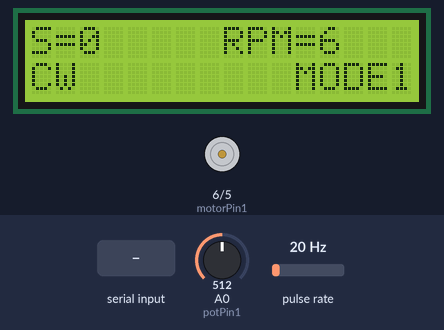
Simulated run of this sketch. Board: Arduino Uno, built with avr-gcc and run on an emulated ATmega328P. Shown: 16×2 character LCD, motor-driver pin pairs drawn as motors (green arrow = first pin HIGH = forward, orange = second pin HIGH = backward, longer = more drive). Wiring (inferred from the names in the program): pulse sensor: data pin 2. The test bench sets the inputs (shaded band); at power-on: A0 (potPin1) = 512, pulse rate 20 Hz. What the sketch prints to the serial monitor is not drawn.

Above: at 1.3 s.
1.4 s: A0 (potPin1) set to 493
At 3.2 s:
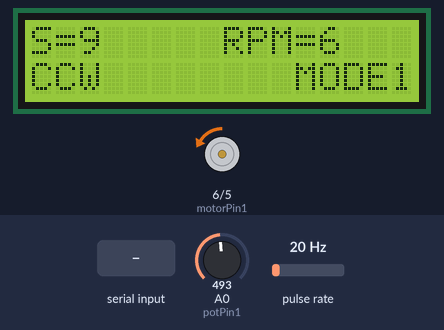
4.4 s: "STOP\n" received over Serial
At 4.8 s:
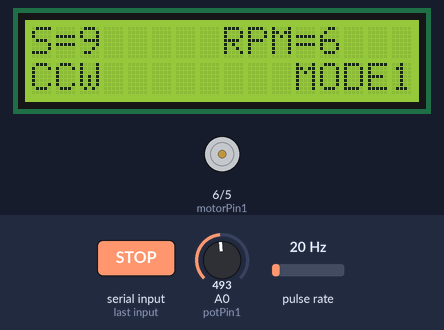
5.9 s: "START\n" received over Serial
At 6.07 s:
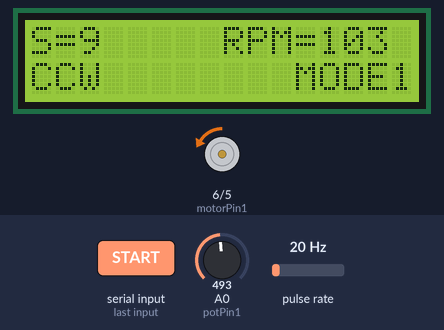
7.7 s: A0 (potPin1) set to 522
At 8.8 s:
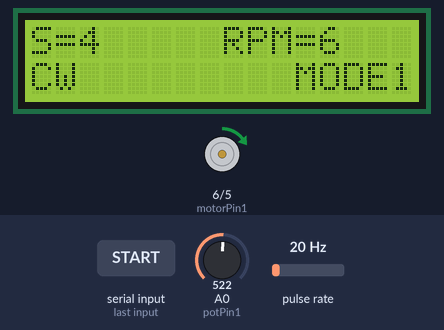
10.7 s: A0 (potPin1) set to 716
At 13.4 s:
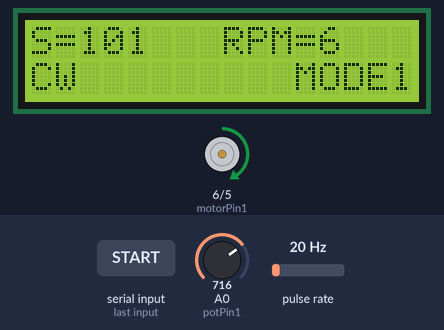
13.7 s: pulse rate (sensor on pin 2) set to 100 Hz
At 14.8 s:
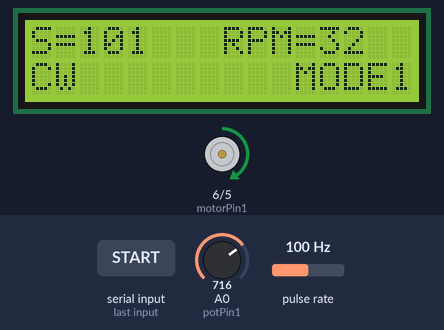
Timing chart, 0 to 16.7 s (numbered marks = the images above; inputs shaded):
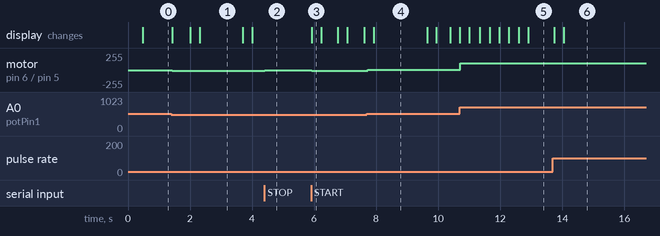

Measured:
- the behaviour switches between 512 and 511 on A0 (potPin1) (found by bisection; images 0 and 1)
- after the input at 1.4 s, motor on pin 6 (motorPin1) / pin 5 (motorPin2): stopped → backward 9/255 at once; the display: changes at once (image 1)
- after the input at 4.4 s, motor on pin 6 (motorPin1) / pin 5 (motorPin2): backward 9/255 → stopped at once
- after the input at 5.9 s, motor on pin 6 (motorPin1) / pin 5 (motorPin2): stopped → backward 9/255 at once; the display: changes at once (image 3)
- after the input at 7.7 s, motor on pin 6 (motorPin1) / pin 5 (motorPin2): backward 9/255 → forward 4/255 at once; the display: changes after 0.22 s (image 4)
- after the input at 10.7 s, motor on pin 6 (motorPin1) / pin 5 (motorPin2): forward 4/255 → forward 101/255 at once

The sketch:

sketch_jun13a.ino
```cpp
#include <LiquidCrystal_I2C.h>

LiquidCrystal_I2C lcd(0x27, 16, 2);

//***********************************
//  Qosay Rida - 1211553
//  Mohammed Abed Alkareem - 1210708
//  Ahmad Hamdan - 1210241
//  Mohammad Fareed - 1212387
//***********************************


// Pin definitions
const byte motorPin1 = 6;
const byte motorPin2 = 5;
const byte sensorPin1 = 2;
const byte sensorPin2 = 3;
const byte potPin1 = A0;

const float encoderValue = 6.2;
const int threshold = 512;

// Variables
byte motorDirection1 = 0;
bool motorStatus1 = false;
float targetSpeed1 = 0;
volatile long sensorCount1 = 0;
float rpm1 = 0;
float speedError;
long previousTime1 = 0;
bool motorRunning = true; // Variable to keep track of motor state
byte mode = 1; // 1: MODE1, 2: MODE2

// Function declarations
void sensorInterrupt1();
void calculateRPM();
void readPotentiometers();
void controlMotors();
void updateDisplay();
void handleSerialCommands();
void startMotor();
void stopMotor();
void setDirection(String dir);
void setSpeed(int speed);
void setMode(byte newMode);

void setup() {


  	lcd.init();
  	lcd.backlight();

    // Initialize the LCD
    lcd.begin(16, 2);
    lcd.setCursor(0, 0);
    lcd.print("S=");

    lcd.setCursor(8, 0);
lcd.print("RPM=");

    lcd.setCursor(0, 1);
    lcd.print("CW ");
  	lcd.setCursor(11, 1);
    lcd.print("MODE1");

    Serial.begin(9600);

    // Configure sensor pins as input
    pinMode(sensorPin1, INPUT_PULLUP);
    pinMode(sensorPin2, INPUT_PULLUP);
  pinMode(potPin1, INPUT);
  pinMode(motorPin1, OUTPUT);
  pinMode(motorPin2, OUTPUT);
    // Attach interrupts for sensor pins
    attachInterrupt(digitalPinToInterrupt(sensorPin1), sensorInterrupt1, CHANGE);
}

void loop() {
    handleSerialCommands();
    if (motorRunning) {
        calculateRPM();
        if (mode == 1) {
            readPotentiometers();
        }
        controlMotors();
    }
}

void sensorInterrupt1() {
    sensorCount1++;
}

void calculateRPM() {
    unsigned long currentTime1 = millis();
    if ((currentTime1 - previousTime1) >= 100) {
        previousTime1 = currentTime1;

        if (motorDirection1 == 0) {
            rpm1 = sensorCount1 * 10 / encoderValue;
        } else {
            rpm1 = -sensorCount1 * 10 / encoderValue;
        }

    lcd.setCursor(12, 0);
    lcd.print("    ");
    lcd.setCursor(12, 0);
    lcd.print((int)abs(rpm1));

        sensorCount1 = 0;
    }
}

void readPotentiometers() {
    int potValue = analogRead(potPin1);

    if (potValue < threshold) {
        motorDirection1 = 1;
        lcd.setCursor(0, 1);
        lcd.print("CCW");
    } else {
        motorDirection1 = 0;
        lcd.setCursor(0, 1);
        lcd.print("CW ");
    }

 	if (abs(potValue - 511) < 11) {
    targetSpeed1 = 0;
  	} else if (potValue <= 511) {
    targetSpeed1 = map(potValue, 0, 511, 255, 0);
  } else if (potValue > 511) {
    targetSpeed1 = map(potValue, 512, 1023, 0, 255);
  }


    lcd.setCursor(2, 0);
    lcd.print("    ");
    lcd.setCursor(2, 0);
    lcd.print((int)abs(targetSpeed1));


}

void controlMotors() {
    if (motorDirection1 == 0) {
        analogWrite(motorPin1, targetSpeed1);
        analogWrite(motorPin2, 0);
    } else {
        analogWrite(motorPin1, 0);
        analogWrite(motorPin2, targetSpeed1);
    }
}

void handleSerialCommands() {
    if (Serial.available() > 0) {
        String command = Serial.readStringUntil('\n');
        command.trim(); // Remove any whitespace characters

        if (command == "START") {
            startMotor();
        } else if (command == "STOP") {
            stopMotor();
        } else if (command.startsWith("SET_DIR")) {
            String dir = command.substring(8);
            setDirection(dir);
        } else if (command.startsWith("SET_SPEED")) {
            int speed = command.substring(10).toInt();
            setSpeed(speed);
        } else if (command.startsWith("SET_MODE")) {
            byte newMode = command.substring(9).toInt();
            setMode(newMode);
        } else {
            Serial.println("Unknown command");
        }
    }
}

void startMotor() {
    motorRunning = true;
    Serial.println("Motor started");
}

void stopMotor() {
    motorRunning = false;
    analogWrite(motorPin1, 0);
    analogWrite(motorPin2, 0);
    Serial.println("Motor stopped");
}

void setDirection(String dir) {
    if (dir == "CW") {
        motorDirection1 = 0;
        lcd.setCursor(0, 1);
        lcd.print("CW ");
        Serial.println("Direction set to CW");
    } else if (dir == "CCW") {
        motorDirection1 = 1;
        lcd.setCursor(0, 1);
        lcd.print("CCW");
        Serial.println("Direction set to CCW");
    } else {
        Serial.println("Invalid direction");
    }
}

void setSpeed(int speed) {
    if (speed >= 0 && speed <= 255) {
        targetSpeed1 = speed;
         lcd.setCursor(2, 0);
        lcd.print("    ");
        lcd.setCursor(2, 0);
       lcd.print((int)abs(targetSpeed1));
        Serial.print("Speed set to ");
        Serial.println(speed);
    } else {
        Serial.println("Invalid speed");
    }
}

void setMode(byte newMode) {
    if (newMode == 1 || newMode == 2) {
        mode = newMode;
        Serial.print("Mode set to ");
        Serial.println(newMode);
        if (mode == 2) {
            lcd.setCursor(11, 1);
            lcd.print("MODE2");
        } else {
            lcd.setCursor(11, 1);
            lcd.print("MODE1");
        }
    } else {
        Serial.println("Invalid mode");
    }
}
```
